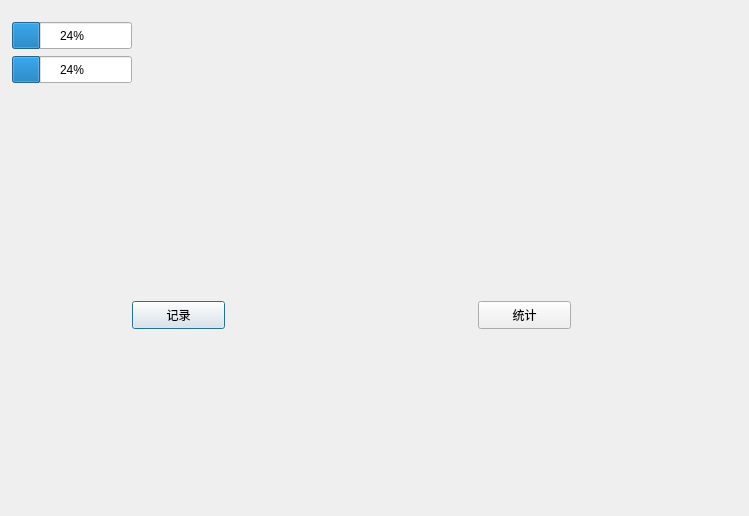
<?xml version="1.0" encoding="UTF-8"?>
<ui version="4.0">
 <class>Sports</class>
 <widget class="QDialog" name="Sports">
  <property name="geometry">
   <rect>
    <x>0</x>
    <y>0</y>
    <width>749</width>
    <height>516</height>
   </rect>
  </property>
  <property name="windowTitle">
   <string>Dialog</string>
  </property>
  <widget class="QPushButton" name="btnRecord">
   <property name="geometry">
    <rect>
     <x>132</x>
     <y>301</y>
     <width>93</width>
     <height>28</height>
    </rect>
   </property>
   <property name="text">
    <string>记录</string>
   </property>
  </widget>
  <widget class="QPushButton" name="btnStats">
   <property name="geometry">
    <rect>
     <x>478</x>
     <y>301</y>
     <width>93</width>
     <height>28</height>
    </rect>
   </property>
   <property name="text">
    <string>统计</string>
   </property>
  </widget>
  <widget class="QProgressBar" name="progressDistance">
   <property name="geometry">
    <rect>
     <x>12</x>
     <y>22</y>
     <width>120</width>
     <height>27</height>
    </rect>
   </property>
   <property name="value">
    <number>24</number>
   </property>
  </widget>
  <widget class="QProgressBar" name="progressCount">
   <property name="geometry">
    <rect>
     <x>12</x>
     <y>56</y>
     <width>120</width>
     <height>27</height>
    </rect>
   </property>
   <property name="value">
    <number>24</number>
   </property>
  </widget>
 </widget>
 <resources/>
 <connections/>
</ui>
